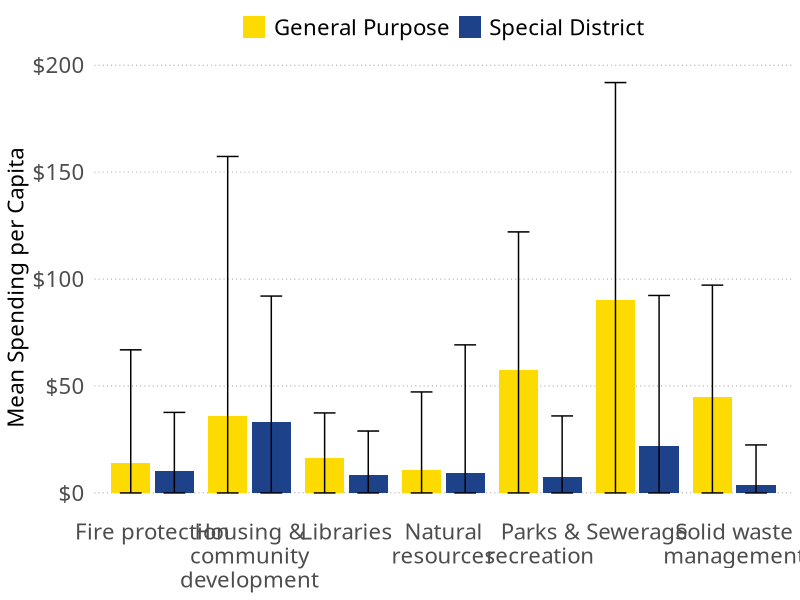

Reproduce this figure in R.
## ---- chunk 1
library("tidyverse"); library("scales")
sumstats <- read.csv("sumstats.csv")

sumstats %>% filter(type == "gp" | type == "sp") %>% 
  filter( var != "All categories") %>% 
  mutate(lower = 0,
         upper = mean+stdev) %>% 
  ggplot(aes(y=mean, x=var, fill=type)) +
    geom_col(position = "dodge2") +
    geom_errorbar(aes(ymin = lower, ymax = upper), position = position_dodge2(width = 0.5, padding = 0.5))+
    scale_fill_manual(
      name = NULL,
      labels = c("General Purpose", "Special District"),
      values = c(
        "gp" = "#FEDB00", 
        "sp" = "#1D428A")
    ) +
    scale_x_discrete(
      labels = function(x) stringr::str_wrap(x, width = 16)
    ) +
    scale_y_continuous(labels = dollar) +
# Theming
labs(
  y="Mean Spending per Capita",
  x=NULL) +
theme_minimal(base_family="Public Sans Thin") +
# format legend
theme(legend.position="top")+
theme(legend.text=element_text(size=16))+
# light, dotted major y-grid lines only
theme(panel.grid=element_line())+
theme(panel.grid.major.y=element_line(color="#2b2b2b", linetype="dotted", size=0.15))+
theme(panel.grid.major.x=element_blank())+
theme(panel.grid.minor.x=element_blank())+
theme(panel.grid.minor.y=element_blank())+
# light x-axis line only
theme(axis.line=element_line())+
theme(axis.line.y=element_blank())+
theme(axis.line.x=element_blank())+
# tick styling
theme(axis.ticks=element_line())+
theme(axis.ticks.x=element_blank())+
theme(axis.ticks.y=element_blank())+
theme(axis.ticks.length=unit(5, "pt"))+
# x-axis labels
theme(axis.text.x=element_text(size=16)) +
# y-axis labels
theme(axis.text.y=element_text(size=16)) +
theme(axis.title=element_text(size=16))

## ---- chunk 2
library("kableExtra")
sumstats <- read.csv("sumstats.csv")

sumstats %>% filter(type == "ind") %>% 
  select(-c(type)) %>% 
knitr::kable( 
  format = "html",
  col.names = c(
    "Variable",
    "Mean",
    "St. Dev."
  ),
  align = "lcc"
)
  
## ---- chunk 3
library("kableExtra")
reg <- read.csv("regresults.csv")

reg %>%  
knitr::kable( 
  format = "html",
  col.names = c(
    "Variable",
    "All expenditures",
    "Fire protection",
    "Housing &\ncommunity development",
    "Libraries",
    "Natural resources",
    "Parks &\nrecreation",
    "Sewerage",
    "Solid\nwaste\nmanagement"
  ),
  align = "lcccccccc"
) %>% 
   kable_styling(font_size = 18) %>% 
    column_spec(1, width_min = '1.5in')

## ---- chunk 4
library("kableExtra")
reg2 <- read.csv("regresults2.csv") %>% 
  mutate(reg = as.factor(reg))

reg2 %>%  
  select(-reg) %>% 
knitr::kable( 
  format = "html",
  col.names = c(
    "Variable",
    "All expenditures",
    "Fire protection",
    "Housing &\ncommunity development",
    "Libraries",
    "Natural resources",
    "Parks &\nrecreation",
    "Sewerage",
    "Solid\nwaste\nmanagement"
  ),
  align = "lcccccccc"
  ) %>% 
  kable_styling(font_size = 16) %>% 
  column_spec(1, width_min = '1.5in') %>% 
  pack_rows("Municipalities", start_row = 1, end_row = 2) %>% 
  pack_rows("Counties", start_row = 3, end_row = 4) %>% 
  pack_rows("Controls", start_row = 5, end_row = 9)
